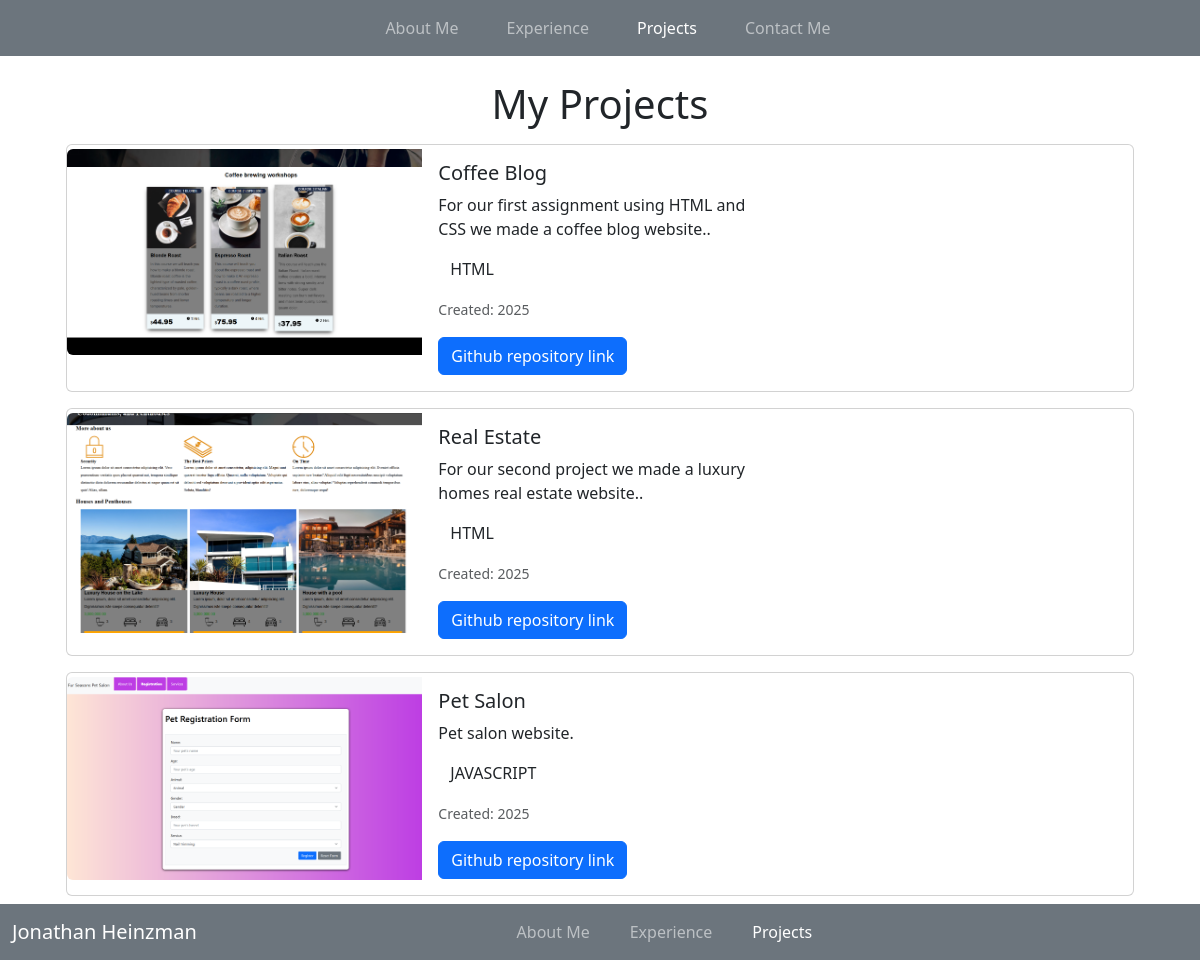
The page /projects/ on the database as committed earlier.
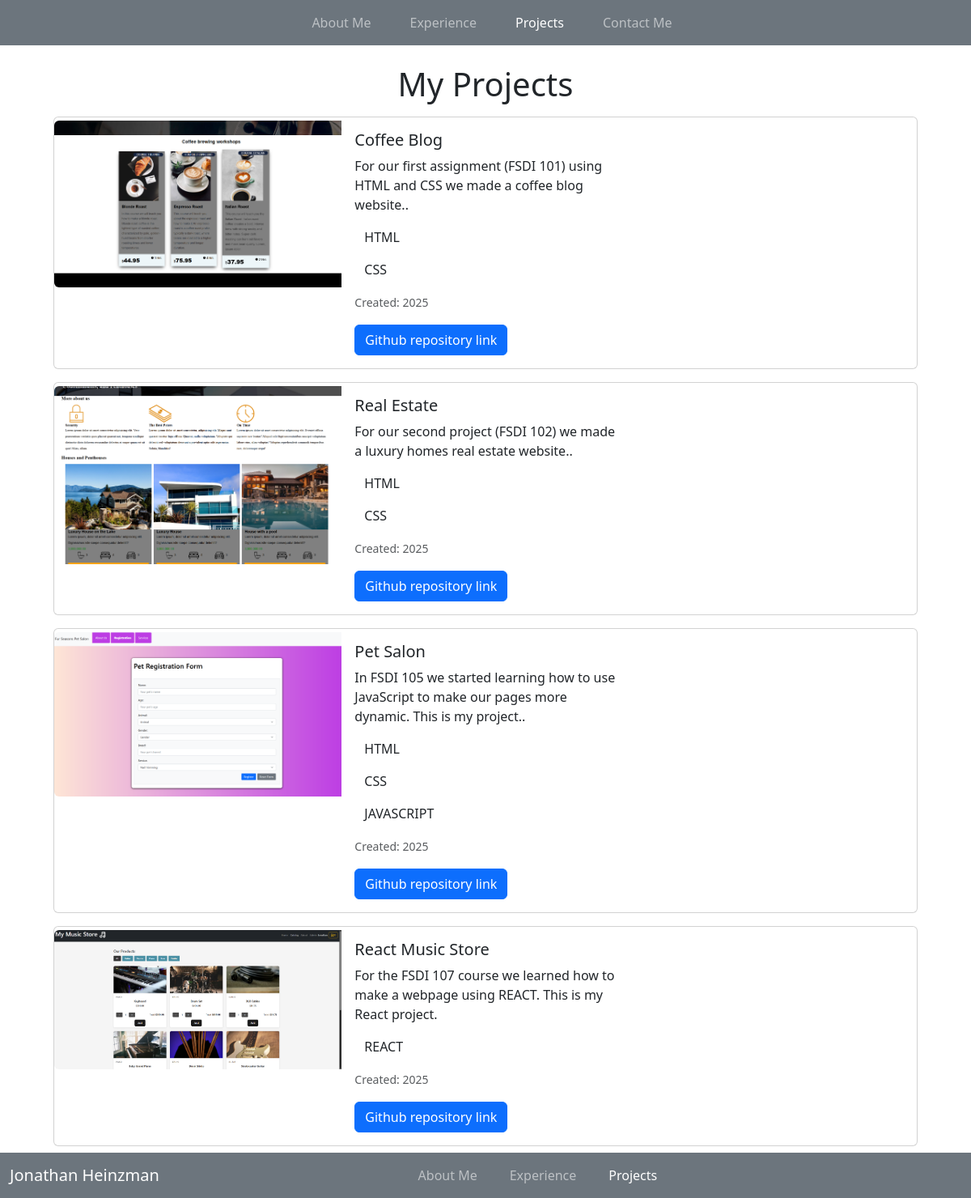
The same page on the database as committed later.
### projects/models.py (models this page shows, shortened)
class Project(models.Model):
    name = models.CharField(max_length=50)
    description = models.TextField()
    year = models.IntegerField()
    image = models.ImageField(upload_to='projects/')
    repository = models.URLField(blank=True, null=True)
    skills = models.ManyToManyField(Skill)

class Skill(models.Model):
    name = models.CharField(max_length=50)

### projects/views.py (the view)
# urls.py: path('projects/', views.projects_list, name='projects_list'),
def projects_list(request):
    projects_list = Project.objects.all().order_by('-year')
    context = {'projects_list': projects_list}
    return render(request, 'projects/projects.html', context)

### templates/projects/projects.html (shortened to what this page needs)
{% extends 'base.html' %}
{% load static %}
{% block content %}
<div class="container d-flex">
    <section class="projects-section ">
        <h1 class="text-center mt-4">My Projects</h1>
        <div class="d-flex flex-column mt-3">
            {% for project in projects_list %}
            <div class="card mb-3 mx-4" style="max-width: 100%">
                <div class="row g-0">
                    <div class="col-md-4 mt-1">
                        <img src="{{ project.image.url}}" class="img-fluid rounded-start" alt="...">
                    </div>
                    <div class="col-md-4">
                        <div class="card-body">
                            <h5 class="card-title">{{ project.name }}</h5>
                            <p class="card-text">{{ project.description }}.</p>
                        {% for skill in project.skills.all %}
                        <div class="skills container">
                            <label for="" class="text-label">
                                <p>{{ skill.name }}</p>
                            </label>
                        </div>
                        {% endfor %}
                            <p class="card-text"><small class="text-muted">Created: {{ project.year }}</small></p>
                            <a href="{{ project.repository }}" class="btn btn-primary">Github repository link</a>
                        </div>
                    </div>
                </div>
            </div>
            {% endfor %}
        </div>
    </section>
</div>
{% endblock content %}

### templates/base.html (shortened to what this page needs)
{% load static %}
<!DOCTYPE html>
<html lang="en">
<head>
    <link href="https://cdn.jsdelivr.net/npm/bootstrap@5.3.8/dist/css/bootstrap.min.css" rel="stylesheet">
    {% block css %}
    <link rel="stylesheet" href="{% static 'css/base.css' %}">
    {% endblock %}
</head>
<body class="d-flex flex-column">
    <header>
        <nav class="navbar navbar-expand-sm bg-secondary navbar-dark">
            <div class="container-fluid">
                <div class="collapse navbar-collapse" id="navbarNav">
                    <ul class="navbar-nav mx-auto">
                        <li class="nav-item mx-3">
                            <a class="nav-link {% if 'about_me' in request.path %}active{% endif %}"  {% if 'about_me' in request.path %}aria-current="page"{% endif %} href="{% url 'about_me'%}">About Me</a>
                        </li>
                        <li class="nav-item mx-3">
                            <a class="nav-link {% if 'experience' in request.path %}active{% endif %}"  {% if 'experience' in request.path %}aria-current="page"{% endif %} href="{% url 'experience' %}">Experience</a>
                        </li>
                        <li class="nav-item mx-3">
                            <a class="nav-link {% if 'projects' in request.path %}active{% endif %}"  {% if 'projects' in request.path %}aria-current="page"{% endif %} href="{% url 'projects_list' %}">Projects</a>
                        </li>
                        <li class="nav-item mx-3">
                            <a class="nav-link {% if 'about_me' in request.path %}active{% endif %}"  {% if 'contact_me' in request.path %}aria-current="page"{% endif %} href="{% url 'contact_me'%}">Contact Me</a>
                        </li>
                    </ul>
                </div>
            </div>
        </nav>
    </header>
    <main class="flex-grow-1">
        {% block content %}
        {% endblock %}
    </main>
    <footer class="mt-5">
        <nav class="navbar fixed-bottom navbar-expand-sm bg-secondary navbar-dark">
            <div class="container-fluid">
                <a class="navbar-brand" href="#">Jonathan Heinzman</a>
                <div class="collapse navbar-collapse" id="navbarNav">
                    <ul class="navbar-nav mx-auto pe-5">
                        <li class="nav-item me-4">
                            <a class="nav-link {% if 'about_me' in request.path %}active{% endif %}"  {% if 'about_me' in request.path %}aria-current="page"{% endif %} href="{% url 'about_me'%}">About Me</a>
                        </li>
                        <li class="nav-item me-4">
                            <a class="nav-link {% if 'experience' in request.path %}active{% endif %}"  {% if 'experience' in request.path %}aria-current="page"{% endif %} href="{% url 'experience' %}">Experience</a>
                        </li>
                        <li class="nav-item me-4">
                            <a class="nav-link {% if 'projects' in request.path %}active{% endif %}"  {% if 'projects' in request.path %}aria-current="page"{% endif %} href="{% url 'projects_list' %}">Projects</a>
                        </li>
                    </ul>
                </div>
            </div>
        </nav>
    </footer>
</body>
</html>

### static/css/base.css (style rules this page uses)
.nav-link.active { color: white; }

Rows that differ between the two databases and show on the page:
changed Project "Coffee Blog": gains Skill (name "CSS"); description "For our first assignment using HTML and CSS we made a coffee blog website." → "For our first assignment (FSDI 101) using HTML and CSS we made a coffee blog website."
changed Project "Real Estate": gains Skill (name "CSS"); description "For our second project we made a luxury homes real estate website." → "For our second project (FSDI 102) we made a luxury homes real estate website."
changed Project "Pet Salon": gains Skill (name "CSS"); description "Pet salon website" → "In FSDI 105 we started learning how to use JavaScript to make our pages more dynamic. This is my project."; gains Skill (name "HTML")
added Project: image (picture), name "React Music Store", description "For the FSDI 107 course we learned how to make a webpage using REACT. This is my React project", year "2025"
added Skill: name "REACT", shown under "React Music Store"
